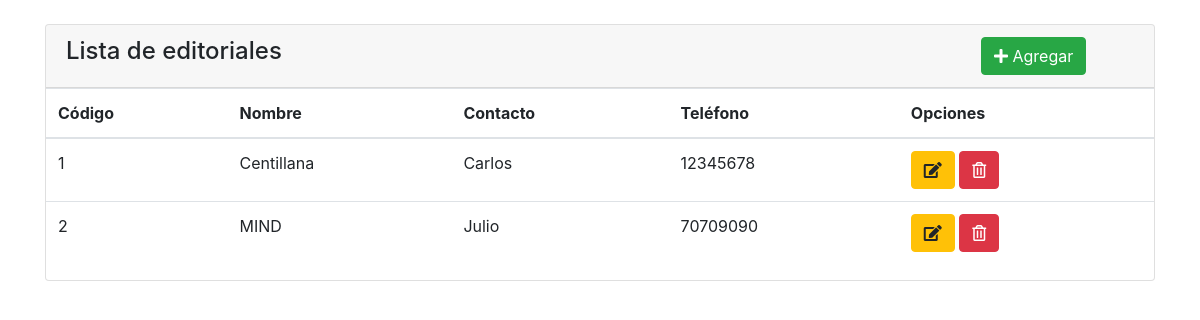
The app's page /listar_editoriales.php with its own data.
### tables this page shows
CREATE TABLE `editoriales` (
  `codigoEditorial` varchar(10) NOT NULL,
  `nombreEditorial` varchar(150) NOT NULL,
  `contacto` varchar(100) DEFAULT NULL,
  `telefono` varchar(20) DEFAULT NULL
);

### listar_editoriales.php (the view, shortened to what this page needs)
<!doctype html>
<html lang="es">
  <head>
    <link rel="stylesheet" href="https://stackpath.bootstrapcdn.com/bootstrap/4.5.2/css/bootstrap.min.css">
    <link rel="stylesheet" href="https://use.fontawesome.com/releases/v5.12.1/css/all.css" />
  </head>
  <body>
    <br/>
    <div class="container">
        <div class="card">
            <div class="card-header">
                <div class="row">
                    <div class="col-lg-10">
                        <h4>Lista de editoriales</h4>
                    </div>
                    <div class="col-lg-2">
                        <a class="btn btn-success" href="agregar_editorial.php"><i class="fas fa-plus"></i> Agregar</a>
                    </div>
                </div>
            </div>
            <?php
            $conn = OpenCon();
            $sql = "SELECT * FROM editoriales";
            ?>
                <table class="table">
                    <thead>
                        <tr>
                            <th>Código</th>
                            <th>Nombre</th>
                            <th>Contacto</th>
                            <th>Teléfono</th>
                            <th>Opciones</th>
                        </tr>
                    </thead>
                    <tbody>
                <?php
                    foreach ($conn->query($sql) as $row) {
                        echo "<tr>";
                        echo "<td>" . $row["codigoEditorial"]. "</td>";
                        echo "<td>" . $row["nombreEditorial"]. "</td>";
                        echo "<td>" . $row["contacto"]. "</td>";
                        echo "<td>" . $row["telefono"]. "</td>";
                        echo "<td>";
                        echo "<a class=\"btn btn-warning\" href=\"modificar_editorial.php?codigo=";
                        echo $row["codigoEditorial"]."\"><i class=\"fas fa-edit\"></i></a> ";
                        echo "<a class=\"btn btn-danger\" href=\"eliminar_editorial.php?codigo=";
                        echo $row["codigoEditorial"]."\"><i class=\"far fa-trash-alt\"></i></a>";
                        echo "</td>";
                        echo "</tr>";
                    }
                    ?>
                    </tbody>
                </table>
        </div>
    </div>
  </body>
</html>

### records on screen
editoriales: codigoEditorial "1", nombreEditorial "Centillana", contacto "Carlos", telefono "12345678"
editoriales: codigoEditorial "2", nombreEditorial "MIND", contacto "Julio", telefono "70709090"
